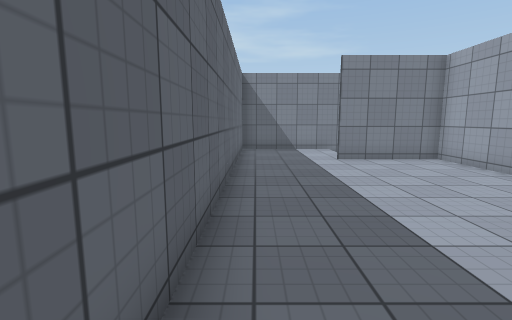
View 1 (above)

18 first-person views from a walk through a Unity game level. The camera is 1.4 m above the floor, tilts 8° down and sees 85° across. The floor is counted in squares, 1 m on a side. Each view is taken from the middle of a square. On the plan, view 1 faces up. The plan holds only what a view shows up to about 14 squares ahead; the rest is blank. The place goes on beyond the plan. The player is left out. Door leaves are left out, so doorways stand open. Surface patterns are stand-ins for the level's own textures.

View 2
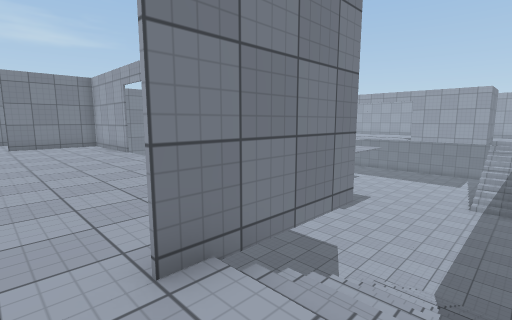

View 3
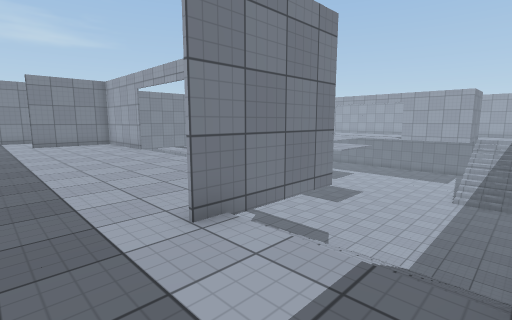

View 4
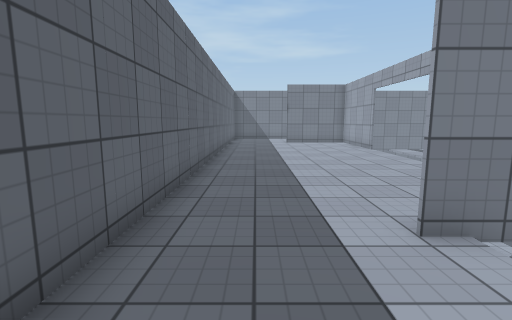

View 5
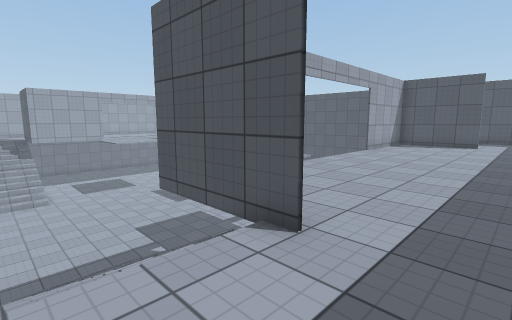

View 6
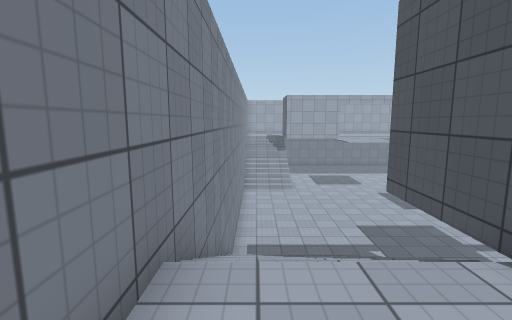

View 7
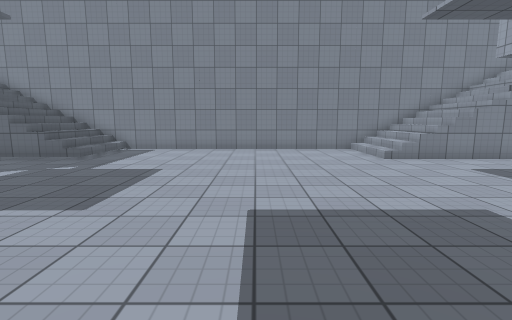

View 8
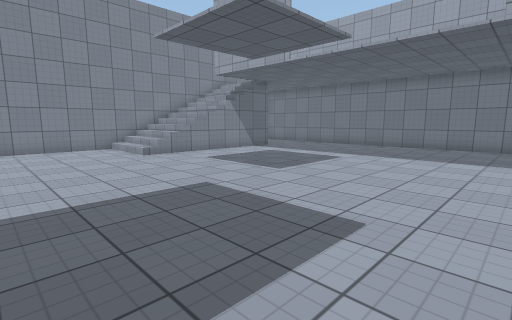

View 9
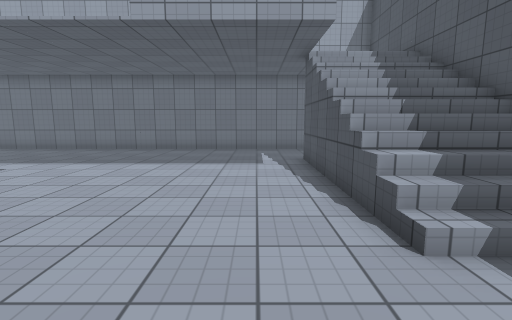

View 10
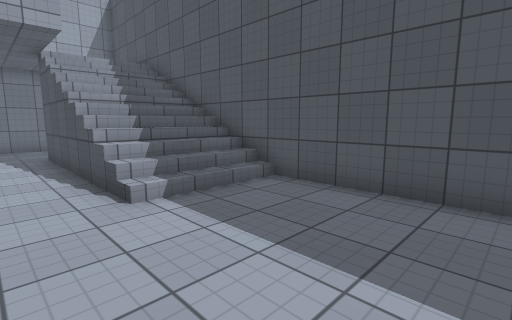

View 11
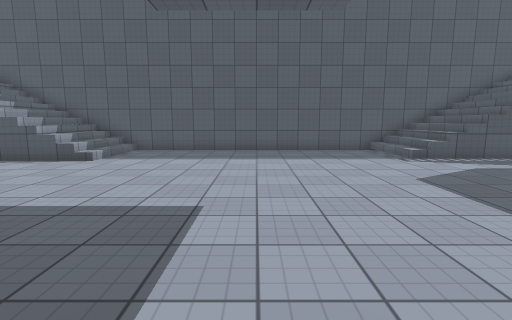

View 12
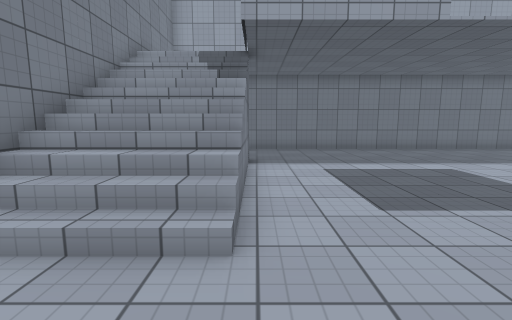

View 13
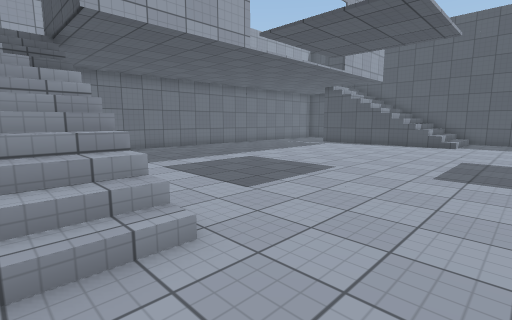

View 14
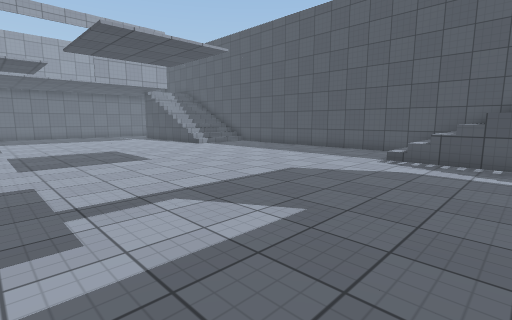

View 15
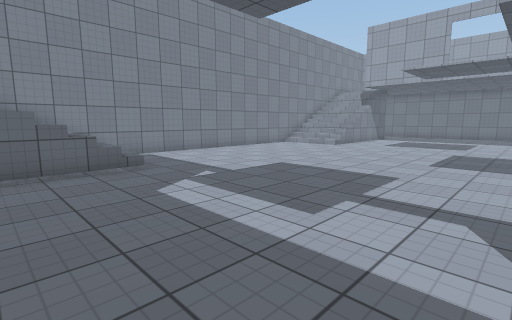

View 16
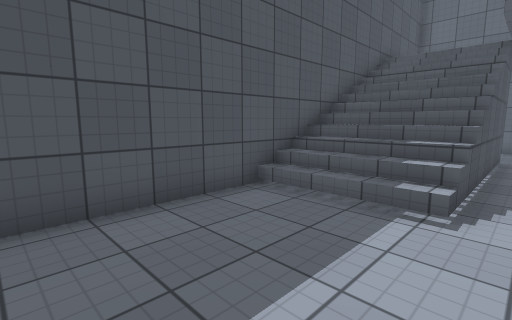

View 17
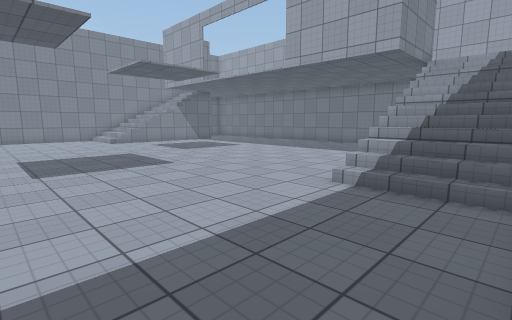

View 18
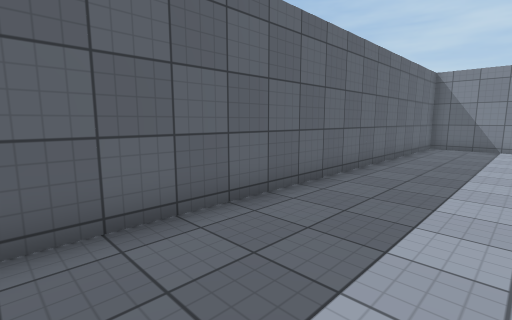

### Floor plan
Key: @ floor where view 1 was taken; # wall or solid block; . main floor; : floor 3.75 m higher than the main floor; / step, stairs or slope; D open door; v drop or lower ground.
Columns run from 1 left of view 1 to 33 right of it. Each row starts with its distance up from view 1.
 14 ####D#########################D####
 13 #:::D///////...........///////D   #
 12 #:::D///////...........///////D   #
 11 #:::D///////...........///////D   #
 10 #:::####v///.........../ /v####///#
  9 #:::::::..........................#
  8 #:::::::..........................#
  7 #:::::::..........................#
  6 #:::::::..........................#
  5 #:::::::..........................#
  4 #:::::::..........................#
  3 #:::::::..........................#
  2 #:::::::..........................#
  1 #:::::::..........................#
  0 #@::::::..........................#
 -1 #:::::::..........................#
 -2 #:::::::..........................#
 -3 #:::::: ..........................#
 -4 #:::::  #.........................#
 -5 #:::D###////...........////###D   #
 -6 #:::D///////...........///////D   #
 -7 #  :D///////...........///////D   #
 -8 # : D///////...........///////D   #
 -9  #################################

Positions as (right, up) in squares from view 1, and headings:
1: (0, 0), facing up
2: (2, -7), facing up-right
3: (1, -8), facing up-right
4: (1, -8), facing up
5: (1, 13), facing down-right
6: (1, 13), facing right
7: (17, 0), facing up
8: (17, -1), facing up-right
9: (19, -3), facing right
10: (17, -3), facing down-right
11: (16, 5), facing down
12: (19, 10), facing right
13: (19, 12), facing down-right
14: (7, 5), facing down-right
15: (7, 2), facing up-right
16: (15, -4), facing down-left
17: (16, -8), facing up-right
18: (3, -2), facing up-left
